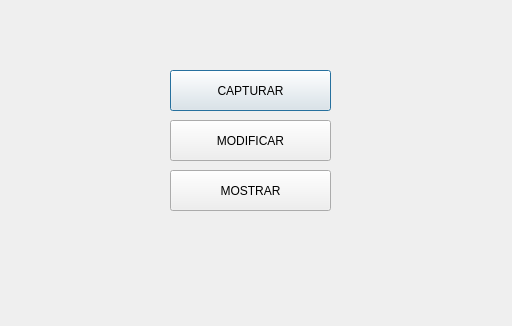
<?xml version="1.0" encoding="UTF-8"?>
<ui version="4.0">
 <class>menu_dialog</class>
 <widget class="QDialog" name="menu_dialog">
  <property name="geometry">
   <rect>
    <x>0</x>
    <y>0</y>
    <width>512</width>
    <height>326</height>
   </rect>
  </property>
  <property name="windowTitle">
   <string>Dialog</string>
  </property>
  <widget class="QPushButton" name="boton_capturar">
   <property name="geometry">
    <rect>
     <x>170</x>
     <y>70</y>
     <width>161</width>
     <height>41</height>
    </rect>
   </property>
   <property name="text">
    <string>CAPTURAR</string>
   </property>
  </widget>
  <widget class="QPushButton" name="boton_modificar">
   <property name="geometry">
    <rect>
     <x>170</x>
     <y>120</y>
     <width>161</width>
     <height>41</height>
    </rect>
   </property>
   <property name="text">
    <string>MODIFICAR</string>
   </property>
  </widget>
  <widget class="QPushButton" name="boton_mostar">
   <property name="geometry">
    <rect>
     <x>170</x>
     <y>170</y>
     <width>161</width>
     <height>41</height>
    </rect>
   </property>
   <property name="text">
    <string>MOSTRAR</string>
   </property>
  </widget>
 </widget>
 <resources/>
 <connections/>
</ui>
